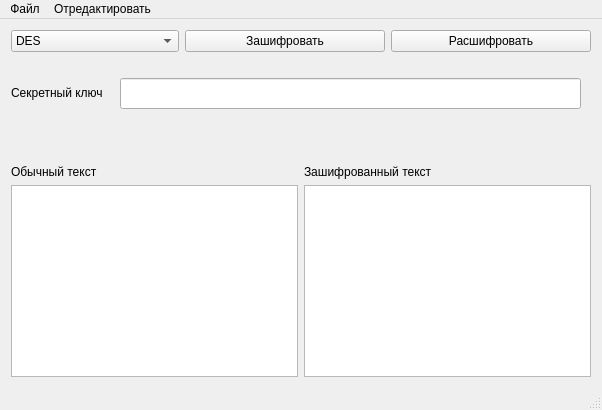
<?xml version="1.0" encoding="UTF-8"?>
<ui version="4.0">
 <class>MainWindow</class>
 <widget class="QMainWindow" name="MainWindow">
  <property name="geometry">
   <rect>
    <x>0</x>
    <y>0</y>
    <width>602</width>
    <height>410</height>
   </rect>
  </property>
  <property name="windowTitle">
   <string>Encryption Algorithms</string>
  </property>
  <widget class="QWidget" name="centralWidget">
   <layout class="QVBoxLayout" name="verticalLayout_3">
    <item>
     <layout class="QHBoxLayout" name="horizontalLayout">
      <item>
       <widget class="QComboBox" name="comboBox">
        <property name="toolTip">
         <string>Choose Encryption Algorithm</string>
        </property>
        <property name="statusTip">
         <string/>
        </property>
        <item>
         <property name="text">
          <string>DES</string>
         </property>
        </item>
        <item>
         <property name="text">
          <string>AES</string>
         </property>
        </item>
       </widget>
      </item>
      <item>
       <widget class="QPushButton" name="pushButton_encrypt">
        <property name="enabled">
         <bool>true</bool>
        </property>
        <property name="sizePolicy">
         <sizepolicy hsizetype="Fixed" vsizetype="Fixed">
          <horstretch>0</horstretch>
          <verstretch>0</verstretch>
         </sizepolicy>
        </property>
        <property name="minimumSize">
         <size>
          <width>200</width>
          <height>0</height>
         </size>
        </property>
        <property name="cursor">
         <cursorShape>ArrowCursor</cursorShape>
        </property>
        <property name="toolTip">
         <string>Encrypt Input Text</string>
        </property>
        <property name="whatsThis">
         <string/>
        </property>
        <property name="styleSheet">
         <string notr="true"/>
        </property>
        <property name="text">
         <string>Зашифровать</string>
        </property>
        <property name="shortcut">
         <string/>
        </property>
        <property name="checkable">
         <bool>true</bool>
        </property>
        <property name="checked">
         <bool>false</bool>
        </property>
        <property name="autoDefault">
         <bool>false</bool>
        </property>
        <property name="default">
         <bool>false</bool>
        </property>
        <property name="flat">
         <bool>false</bool>
        </property>
       </widget>
      </item>
      <item>
       <widget class="QPushButton" name="pushButton_decrypt">
        <property name="sizePolicy">
         <sizepolicy hsizetype="Fixed" vsizetype="Fixed">
          <horstretch>0</horstretch>
          <verstretch>0</verstretch>
         </sizepolicy>
        </property>
        <property name="minimumSize">
         <size>
          <width>200</width>
          <height>0</height>
         </size>
        </property>
        <property name="toolTip">
         <string>Decrypt input text</string>
        </property>
        <property name="text">
         <string>Расшифровать</string>
        </property>
        <property name="checkable">
         <bool>false</bool>
        </property>
        <property name="checked">
         <bool>false</bool>
        </property>
       </widget>
      </item>
     </layout>
    </item>
    <item>
     <widget class="QStackedWidget" name="stackedWidget">
      <property name="frameShadow">
       <enum>QFrame::Plain</enum>
      </property>
      <property name="currentIndex">
       <number>0</number>
      </property>
      <widget class="QWidget" name="AES">
       <widget class="QLineEdit" name="AES_lineEdit_key">
        <property name="geometry">
         <rect>
          <x>109</x>
          <y>20</y>
          <width>461</width>
          <height>31</height>
         </rect>
        </property>
       </widget>
       <widget class="QLabel" name="label_7">
        <property name="geometry">
         <rect>
          <x>0</x>
          <y>20</y>
          <width>101</width>
          <height>30</height>
         </rect>
        </property>
        <property name="whatsThis">
         <string>&lt;html&gt;
&lt;head/&gt;
&lt;body&gt;
&lt;p&gt;&lt;br/&gt;&lt;/p&gt;
&lt;/body&gt;
&lt;/html&gt;</string>
        </property>
        <property name="text">
         <string>Секретный ключ</string>
        </property>
       </widget>
      </widget>
     </widget>
    </item>
    <item>
     <layout class="QHBoxLayout" name="horizontalLayout_2">
      <item>
       <layout class="QVBoxLayout" name="verticalLayout">
        <item>
         <widget class="QLabel" name="label">
          <property name="text">
           <string>Обычный текст</string>
          </property>
         </widget>
        </item>
        <item>
         <widget class="QPlainTextEdit" name="plainTextEdit_plain"/>
        </item>
       </layout>
      </item>
      <item>
       <layout class="QVBoxLayout" name="verticalLayout_2">
        <item>
         <widget class="QLabel" name="label_2">
          <property name="text">
           <string>Зашифрованный текст</string>
          </property>
         </widget>
        </item>
        <item>
         <widget class="QPlainTextEdit" name="plainTextEdit_encrypted"/>
        </item>
       </layout>
      </item>
     </layout>
    </item>
   </layout>
  </widget>
  <widget class="QMenuBar" name="menuBar">
   <property name="geometry">
    <rect>
     <x>0</x>
     <y>0</y>
     <width>602</width>
     <height>21</height>
    </rect>
   </property>
   <widget class="QMenu" name="menuFile">
    <property name="title">
     <string>Файл</string>
    </property>
    <addaction name="actionNew"/>
    <addaction name="actionOpen"/>
    <addaction name="separator"/>
    <addaction name="actionSave_Plain_Text"/>
    <addaction name="actionSave_Encrypted_Text"/>
    <addaction name="separator"/>
    <addaction name="actionExit"/>
   </widget>
   <widget class="QMenu" name="menuEdit">
    <property name="title">
     <string>Отредактировать</string>
    </property>
    <addaction name="actionReset_Fields"/>
    <addaction name="separator"/>
    <addaction name="actionClear_Plain_Text"/>
    <addaction name="actionClear_Encrypted_Text"/>
   </widget>
   <addaction name="menuFile"/>
   <addaction name="menuEdit"/>
  </widget>
  <widget class="QStatusBar" name="statusBar"/>
  <action name="actionReset_Fields">
   <property name="text">
    <string>Очистить</string>
   </property>
  </action>
  <action name="actionClear_Plain_Text">
   <property name="text">
    <string>Очистить Обычный текст</string>
   </property>
  </action>
  <action name="actionClear_Encrypted_Text">
   <property name="text">
    <string>Очистить Зашифрованный текст</string>
   </property>
  </action>
  <action name="actionAbout_Qt">
   <property name="text">
    <string>About Qt</string>
   </property>
  </action>
  <action name="actionExit">
   <property name="text">
    <string>Выйти</string>
   </property>
  </action>
  <action name="actionOpen">
   <property name="text">
    <string>Открыть</string>
   </property>
  </action>
  <action name="actionNew">
   <property name="text">
    <string>Новый</string>
   </property>
  </action>
  <action name="actionSave_Plain_Text">
   <property name="text">
    <string>Сохранить как Обычный текст</string>
   </property>
  </action>
  <action name="actionSave_Encrypted_Text">
   <property name="text">
    <string>Сохранить как Зашифрованный текст</string>
   </property>
  </action>
 </widget>
 <layoutdefault spacing="6" margin="11"/>
 <resources/>
 <connections/>
</ui>
